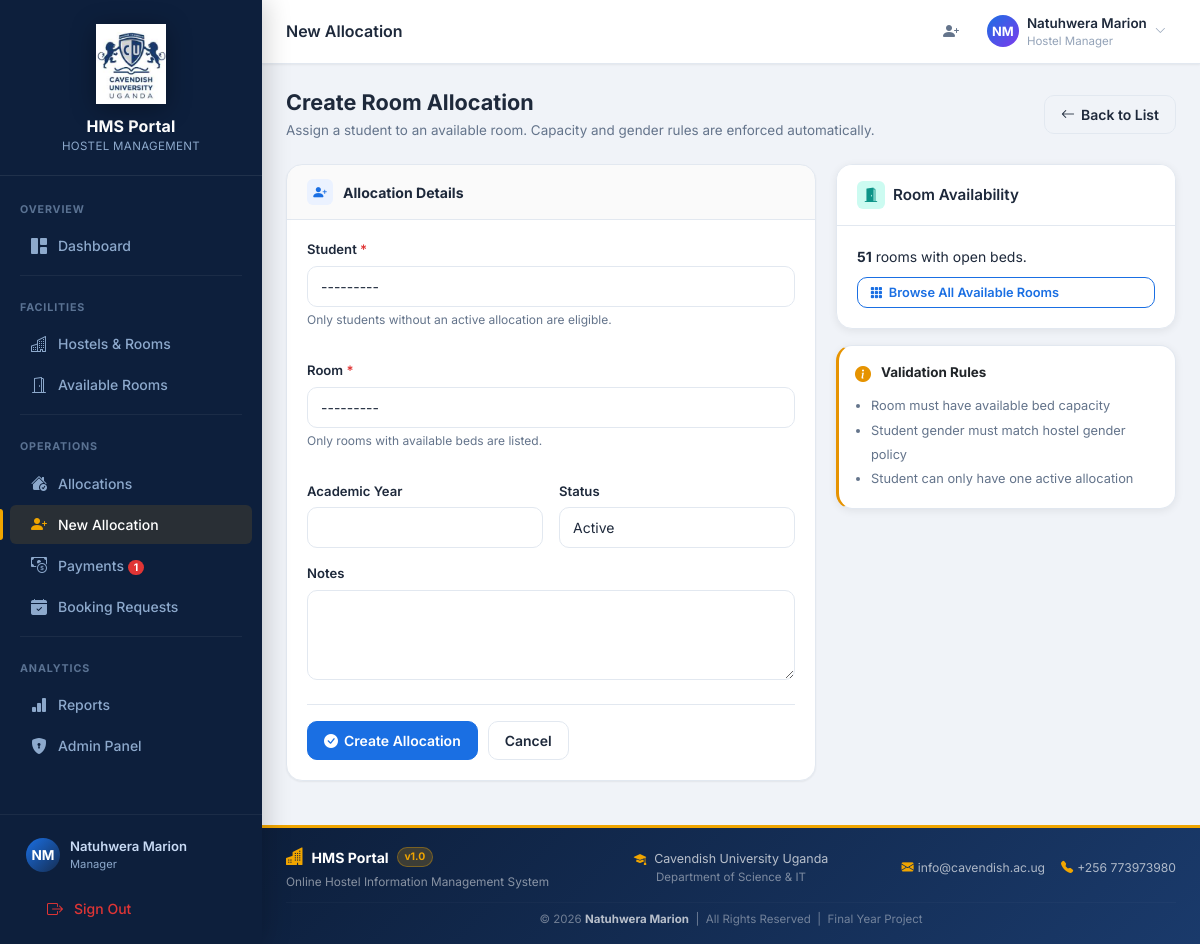
/allocations/create/ (signed in), run on the app's committed database.
### users/models.py (models this page shows)
class CustomUser(AbstractUser):
    is_student = models.BooleanField(default=False, help_text="Designates if user is a student")
    is_manager = models.BooleanField(default=False, help_text="Designates if user is a hostel manager/admin")
    department = models.CharField(max_length=100, blank=True, null=True)
    level = models.CharField(max_length=20, blank=True, null=True, help_text="e.g., 100, 200, 300, 400")
    phone_number = models.CharField(max_length=15, blank=True, null=True)
    student_id = models.CharField(max_length=50, unique=True, blank=True, null=True)
    date_of_birth = models.DateField(blank=True, null=True)
    gender = models.CharField(max_length=10, choices=[('Male', 'Male'), ('Female', 'Female')], blank=True, null=True)
    photo = models.ImageField(upload_to='profile_photos/', blank=True, null=True, help_text="Profile photo")
    def __str__(self):
        return f"{self.username} - {self.get_full_name()}"
    class Meta:
        verbose_name = "User"
        verbose_name_plural = "Users"

### allocations/views.py (the view)
# urls.py: path('create/', views.create_allocation, name='create_allocation'),
@login_required
@manager_required
def create_allocation(request):
    if request.method == 'POST':
        form = AllocationForm(request.POST)
        if form.is_valid():
            try:
                allocation = form.save()
                BookingRequest.objects.filter(
                    student=allocation.user,
                    status='pending'
                ).update(status='approved')
                messages.success(request, f'Allocation created successfully for {allocation.user.get_full_name() or allocation.user.username}')
                return redirect('allocation_list')
            except ValidationError as e:
                messages.error(request, str(e))
    else:
        initial = {}
        student_pk = request.GET.get('student')
        if student_pk:
            initial['user'] = student_pk
        form = AllocationForm(initial=initial)
    from django.db.models import Count, Q, F
    available_rooms = Room.objects.annotate(
        active_count=Count('allocations', filter=Q(allocations__status='active'))
    ).filter(active_count__lt=F('capacity')).select_related('block__hostel')
    prefill_student = request.GET.get('student')
    prefill_hostel = request.GET.get('hostel')
    return render(request, 'allocations/create_allocation.html', {
        'form': form,
        'available_rooms': available_rooms,
        'prefill_student': prefill_student,
        'prefill_hostel': prefill_hostel,
    })

### allocations/forms.py
class AllocationForm(forms.ModelForm):
    class Meta:
        model = Allocation
        fields = ['user', 'room', 'status', 'academic_year', 'notes']
        widgets = {
            'notes': forms.Textarea(attrs={'rows': 3}),
        }
    def __init__(self, *args, **kwargs):
        super().__init__(*args, **kwargs)
        for field_name, field in self.fields.items():
            field.widget.attrs['class'] = 'form-control'
        self.fields['user'].queryset = User.objects.filter(is_student=True)
        from hostels.models import Room
        from django.db.models import Count, Q, F
        self.fields['room'].queryset = Room.objects.annotate(
            active_count=Count('allocations', filter=Q(allocations__status='active'))
        ).filter(active_count__lt=F('capacity')).select_related('block__hostel')

### hostels/models.py (called while the page is built)
    def __str__(self):
        return f"{self.block.hostel.name} - {self.block.name} - Room {self.room_number}"

### users/context_processors.py (called while the page is built)
def sidebar_counts(request):
    if not request.user.is_authenticated:
        return {}
    if not (request.user.is_manager or request.user.is_staff):
        return {}
    from payments.models import Payment
    from allocations.models import BookingRequest
    return {
        'pending_payments_count': Payment.objects.filter(status='pending').count(),
        'pending_booking_requests_count': BookingRequest.objects.filter(status='pending').count(),
    }

### templates/allocations/create_allocation.html (shortened to what this page needs)
{% extends 'base.html' %}
{% block breadcrumb %}New Allocation{% endblock %}
{% block content %}
<div class="page-header animate-in">
  <div>
    <h2>Create Room Allocation</h2>
    <p>Assign a student to an available room. Capacity and gender rules are enforced automatically.</p>
  </div>
  <a href="{% url 'allocation_list' %}" class="btn btn-outline">
    <i class="bi bi-arrow-left"></i> Back to List
  </a>
</div>
<div style="display:grid;grid-template-columns:1fr 340px;gap:20px;align-items:start;">
  <div class="form-section animate-in animate-in-d1">
    <div class="form-section-header">
      <div class="form-section-icon"><i class="bi bi-person-plus-fill"></i></div>
      <span class="form-section-title">Allocation Details</span>
    </div>
    <div class="form-section-body">
      <form method="post" novalidate>
        <div style="display:grid;grid-template-columns:1fr 1fr;gap:16px;">
          <div style="grid-column:1/-1;">
            <label class="form-label">Student <span style="color:var(--danger);">*</span></label>
            {{ form.user }}
            <p class="form-hint">Only students without an active allocation are eligible.</p>
          </div>
          <div style="grid-column:1/-1;">
            <label class="form-label">Room <span style="color:var(--danger);">*</span></label>
            {{ form.room }}
            <p class="form-hint">Only rooms with available beds are listed.</p>
          </div>
          <div>
            <label class="form-label">Academic Year</label>
            {{ form.academic_year }}
          </div>
          <div>
            <label class="form-label">Status</label>
            {{ form.status }}
          </div>
          <div style="grid-column:1/-1;">
            <label class="form-label">Notes</label>
            {{ form.notes }}
          </div>
        </div>
        <div style="margin-top:24px;padding-top:16px;border-top:1px solid var(--border);display:flex;gap:10px;">
          <button type="submit" class="btn btn-primary">
            <i class="bi bi-check-circle-fill"></i> Create Allocation
          </button>
          <a href="{% url 'allocation_list' %}" class="btn btn-outline">Cancel</a>
        </div>
      </form>
    </div>
  </div>
  <div class="animate-in animate-in-d2">
    <div class="card mb-3">
      <div class="card-header">
        <span class="card-header-title">
          <div class="card-header-icon" style="background:var(--teal-light);color:var(--teal);"><i class="bi bi-door-open-fill"></i></div>
          Room Availability
        </span>
      </div>
      <div class="card-body">
        {% if available_rooms %}
        <div style="font-size:.875rem;color:var(--text-1);margin-bottom:10px;">
          <strong>{{ available_rooms.count }}</strong> room{{ available_rooms.count|pluralize }} with open beds.
        </div>
        <a href="{% url 'available_rooms' %}" class="btn btn-outline-primary btn-sm w-100">
          <i class="bi bi-grid-3x3-gap-fill"></i> Browse All Available Rooms
        </a>
        {% else %}
        <div class="alert alert-warning mb-0">
          <i class="bi bi-exclamation-triangle-fill"></i>
          <div>No available rooms at this time.</div>
        </div>
        {% endif %}
      </div>
    </div>
    <div class="card" style="border-left:3px solid var(--warning);">
      <div class="card-body" style="padding:16px;">
        <div style="display:flex;gap:10px;margin-bottom:8px;">
          <i class="bi bi-info-circle-fill" style="color:var(--warning);font-size:1rem;flex-shrink:0;"></i>
          <strong style="font-size:.84rem;">Validation Rules</strong>
        </div>
        <ul style="font-size:.8rem;color:var(--text-2);padding-left:16px;margin:0;line-height:1.9;">
          <li>Room must have available bed capacity</li>
          <li>Student gender must match hostel gender policy</li>
          <li>Student can only have one active allocation</li>
        </ul>
      </div>
    </div>
  </div>
</div>
{% endblock %}

### templates/base.html (shortened to what this page needs)
{% load static %}
<!DOCTYPE html>
<html lang="en">
<head>
  <link href="https://cdn.jsdelivr.net/npm/bootstrap@5.3.2/dist/css/bootstrap.min.css" rel="stylesheet">
  <link href="https://cdn.jsdelivr.net/npm/bootstrap-icons@1.11.3/font/bootstrap-icons.min.css" rel="stylesheet">
  <link href="{% static 'css/style.css' %}" rel="stylesheet">
</head>
<body>
{% if user.is_authenticated %}
<div class="app-layout">
  <aside class="sidebar" id="sidebar">
    <div class="sb-brand" style="flex-direction:column;align-items:center;text-align:center;padding:24px 16px 20px;gap:10px;">
      <img src="{% static 'images/logo.png' %}" alt="HMS Logo"
           style="width:100%;max-width:160px;height:80px;object-fit:contain;filter:drop-shadow(0 4px 12px rgba(0,0,0,.35));">
      <div class="sb-brand-text">
        <span class="sb-brand-name" style="font-size:1rem;">HMS Portal</span>
        <span class="sb-brand-sub">Hostel Management</span>
      </div>
    </div>
    <nav class="sb-nav">
      {% if user.is_manager or user.is_staff %}
      <div class="sb-section-title">Overview</div>
      <a href="{% url 'admin_dashboard' %}"
         class="sb-link {% if request.resolver_match.url_name == 'admin_dashboard' %}active{% endif %}">
        <i class="bi bi-grid-1x2-fill sb-icon"></i>
        <span>Dashboard</span>
      </a>
      <div class="sb-divider"></div>
      <div class="sb-section-title">Facilities</div>
      <a href="{% url 'hostel_list' %}"
         class="sb-link {% if 'hostel' in request.resolver_match.url_name %}active{% endif %}">
        <i class="bi bi-buildings sb-icon"></i>
        <span>Hostels &amp; Rooms</span>
      </a>
      <a href="{% url 'available_rooms' %}"
         class="sb-link {% if request.resolver_match.url_name == 'available_rooms' %}active{% endif %}">
        <i class="bi bi-door-open sb-icon"></i>
        <span>Available Rooms</span>
      </a>
      <div class="sb-divider"></div>
      <div class="sb-section-title">Operations</div>
      <a href="{% url 'allocation_list' %}"
         class="sb-link {% if request.resolver_match.url_name == 'allocation_list' %}active{% endif %}">
        <i class="bi bi-house-check-fill sb-icon"></i>
        <span>Allocations</span>
      </a>
      <a href="{% url 'create_allocation' %}"
         class="sb-link {% if request.resolver_match.url_name == 'create_allocation' %}active{% endif %}">
        <i class="bi bi-person-plus-fill sb-icon"></i>
        <span>New Allocation</span>
      </a>
      <a href="{% url 'payment_list' %}"
         class="sb-link {% if request.resolver_match.url_name == 'payment_list' %}active{% endif %}">
        <i class="bi bi-cash-coin sb-icon"></i>
        <span>Payments
          {% if pending_payments_count and pending_payments_count > 0 %}
            <span class="sb-badge">{{ pending_payments_count }}</span>
          {% endif %}
        </span>
      </a>
      <a href="{% url 'booking_requests_admin' %}"
         class="sb-link {% if request.resolver_match.url_name == 'booking_requests_admin' %}active{% endif %}">
        <i class="bi bi-calendar-check-fill sb-icon"></i>
        <span>Booking Requests
        </span>
      </a>
      <div class="sb-divider"></div>
      <div class="sb-section-title">Analytics</div>
      <a href="{% url 'reports_dashboard' %}"
         class="sb-link {% if 'report' in request.resolver_match.url_name %}active{% endif %}">
        <i class="bi bi-bar-chart-fill sb-icon"></i>
        <span>Reports</span>
      </a>
      <a href="/admin/" class="sb-link">
        <i class="bi bi-shield-lock-fill sb-icon"></i>
        <span>Admin Panel</span>
      </a>
      {% endif %}
    </nav>
    <div class="sb-footer">
      <div class="sb-user" style="cursor:default;">
        {% if user.photo %}
        <img src="{{ user.photo.url }}" alt="photo"
             style="width:36px;height:36px;border-radius:50%;object-fit:cover;flex-shrink:0;">
        {% else %}
        <div class="sb-avatar">{{ user.get_full_name|slice:":1"|upper }}{{ user.last_name|slice:":1"|upper }}</div>
        {% endif %}
        <div style="overflow:hidden;">
          <div class="sb-user-name">{{ user.get_full_name|default:user.username }}</div>
          <div class="sb-user-role">
            {% if user.is_manager or user.is_staff %}Manager{% else %}Student{% endif %}
          </div>
        </div>
      </div>
      <form method="post" action="{% url 'logout' %}" style="margin-top:8px;">
        <button type="submit" class="sb-link w-100" style="background:none;border:none;cursor:pointer;text-align:left;">
          <i class="bi bi-box-arrow-right sb-icon" style="color:#e03535;"></i>
          <span style="color:#e03535;">Sign Out</span>
        </button>
      </form>
    </div>
  </aside>
  <div class="main-wrapper">
    <header class="topbar">
      <div>
        {% block page_title %}<span class="topbar-title">{% block breadcrumb %}Dashboard{% endblock %}</span>{% endblock %}
      </div>
      <div class="topbar-actions">
        {% if user.is_manager or user.is_staff %}
        <a href="{% url 'create_allocation' %}" class="topbar-btn" title="New Allocation">
          <i class="bi bi-person-plus-fill"></i>
        </a>
        {% endif %}
        <div class="dropdown">
          <div class="topbar-user" data-bs-toggle="dropdown" aria-expanded="false" style="cursor:pointer;">
            {% if user.photo %}
            <img src="{{ user.photo.url }}" alt="photo"
                 style="width:36px;height:36px;border-radius:50%;object-fit:cover;flex-shrink:0;">
            {% else %}
            <div class="topbar-avatar">{{ user.get_full_name|slice:":1"|upper }}{{ user.last_name|slice:":1"|upper }}</div>
            {% endif %}
            <div class="d-none d-md-block">
              <div class="topbar-username">{{ user.get_full_name|default:user.username }}</div>
              <div class="topbar-role">
                {% if user.is_manager or user.is_staff %}Hostel Manager{% else %}Student{% endif %}
              </div>
            </div>
            <i class="bi bi-chevron-down d-none d-md-block" style="font-size:.7rem;color:var(--text-3);"></i>
          </div>
        </div>
      </div>
    </header>
    <main class="content-area">
      {% block content %}{% endblock %}
    </main>
    <footer style="background:linear-gradient(135deg,#0d1f3c 0%,#1a3a6b 100%);color:#fff;border-top:3px solid #f0a500;">
      <div class="container-fluid px-4 py-3">
        <div class="row align-items-center gy-2 text-center text-md-start">
          <div class="col-md-4">
            <div class="d-flex align-items-center gap-2 justify-content-center justify-content-md-start">
              <i class="bi bi-buildings-fill" style="color:#f0a500;font-size:1.1rem;"></i>
              <span class="fw-bold" style="font-size:.88rem;">HMS Portal</span>
              <span class="badge rounded-pill" style="background:rgba(240,165,0,.2);color:#f0a500;font-size:.65rem;border:1px solid rgba(240,165,0,.35);">v1.0</span>
            </div>
            <div class="mt-1" style="font-size:.74rem;color:rgba(255,255,255,.5);">Online Hostel Information Management System</div>
          </div>
          <div class="col-md-4 text-center">
            <div class="d-flex align-items-center justify-content-center gap-2" style="font-size:.78rem;color:rgba(255,255,255,.7);">
              <i class="bi bi-mortarboard-fill" style="color:#f0a500;"></i>
              <span>Cavendish University Uganda</span>
            </div>
            <div style="font-size:.72rem;color:rgba(255,255,255,.45);">Department of Science &amp; IT</div>
          </div>
          <div class="col-md-4 text-md-end text-center">
            <div class="d-flex flex-wrap justify-content-center justify-content-md-end gap-3">
              <span style="font-size:.76rem;color:rgba(255,255,255,.65);">
                <i class="bi bi-envelope-fill me-1" style="color:#f0a500;"></i>info@cavendish.ac.ug
              </span>
              <span style="font-size:.76rem;color:rgba(255,255,255,.65);">
                <i class="bi bi-telephone-fill me-1" style="color:#f0a500;"></i>+256 773973980
              </span>
            </div>
          </div>
        </div>
        <hr style="border-color:rgba(255,255,255,.1);margin:10px 0 8px;">
        <p class="text-center mb-0" style="font-size:.72rem;color:rgba(255,255,255,.4);">
          &copy; 2026 <strong style="color:rgba(255,255,255,.7);">Natuhwera Marion</strong> &nbsp;|&nbsp; All Rights Reserved &nbsp;|&nbsp; Final Year Project
        </p>
      </div>
    </footer>
  </div>
</div>
{% endif %}
</body>
</html>

### data on the page
CustomUser: get_full_name "N", last_name "M", get_full_name "Natuhwera Marion"

### other printed values
{{ pending_payments_count }} "1"
{{ available_rooms.count }} "51"
